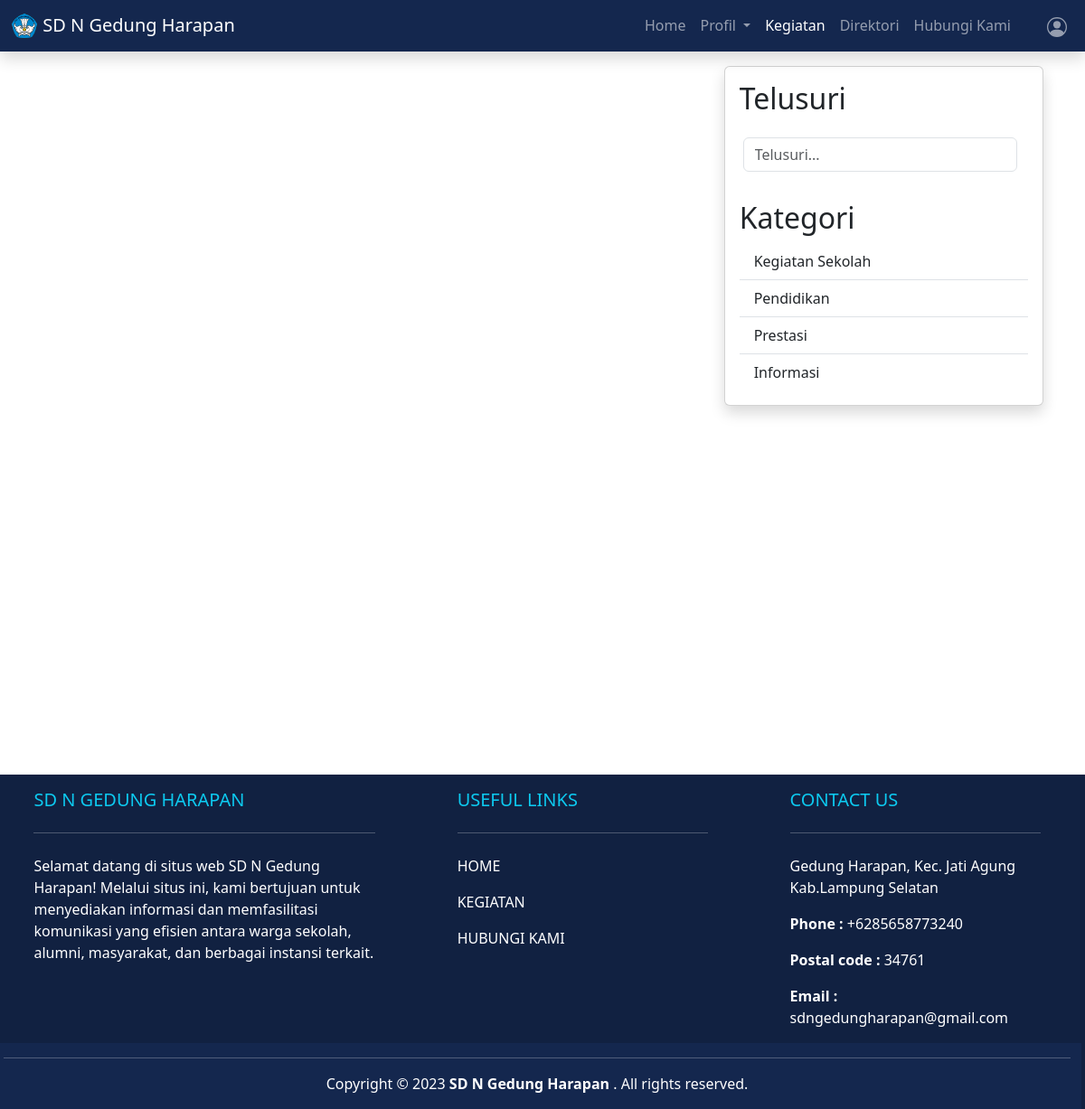
Page /filter_kgt.php?kategori=Kegiatan on the earlier database version.
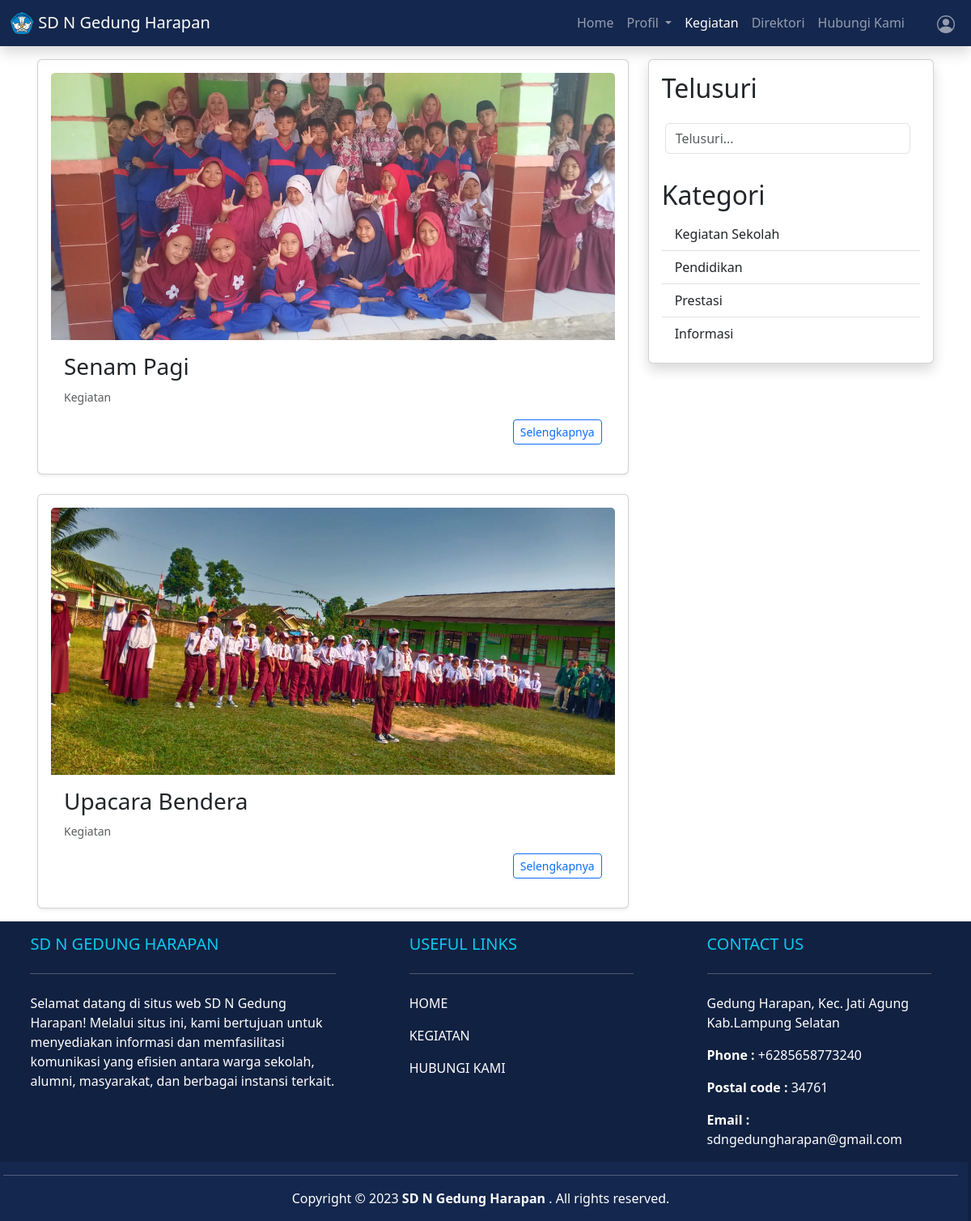
Same page on the later database version.
### tables this page shows
CREATE TABLE `kegiatan` (
  `id` int(11) NOT NULL,
  `judul` varchar(100) NOT NULL,
  `deskripsi` varchar(1000) NOT NULL,
  `kategori` varchar(50) NOT NULL,
  `gambar` varchar(200) NOT NULL
);

### admin/functions.php (called while the page is built, shortened)
<?php
$db = mysqli_connect("localhost", "root", "", "dbSekolah");
function query($query)
{
    global $db;
    $result = mysqli_query($db, $query);
    $rows = [];
    while ($row = mysqli_fetch_assoc($result)) {
        $rows[] = $row;
    }
    return $rows;
}

### filter_kgt.php (the view, shortened to what this page needs)
<?php
require 'admin/functions.php';
if (isset($_GET['kategori']) && !empty($_GET['kategori'])) {
    $selected_kategori = $_GET['kategori'];
    $kegiatan = query("SELECT * FROM kegiatan WHERE kategori = '$selected_kategori'ORDER BY id DESC");
} else {
    header("Location: kegiatan.php");
    exit();
}
?>
<!DOCTYPE html>
<html lang="en">
<head>
    <link href="https://cdn.jsdelivr.net/npm/bootstrap@5.3.2/dist/css/bootstrap.min.css" rel="stylesheet">
</head>
<body>
    <nav class="navbar sticky-top navbar-expand-lg navbar-dark shadow">
        <div class="container-fluid">
            <a class="navbar-brand" href="#">
                <img src="assets/image/logo.png" alt="LOGO" height="30" class="d-inline-block align-text-top">
                SD N Gedung Harapan
            </a>
            <div class="collapse navbar-collapse" id="navbarNavDropdown">
                <ul class="navbar-nav ms-auto">
                    <li class="nav-item">
                        <a class="nav-link " aria-current="page" href="index.php">Home</a>
                    </li>
                    <li class="nav-item dropdown">
                        <a class="nav-link dropdown-toggle" href="#" id="navbarDropdownMenuLink" role="button" data-bs-toggle="dropdown" aria-expanded="false">
                            Profil
                        </a>
                    </li>
                    <li class="nav-item">
                        <a class="nav-link active text-bold" href="kegiatan.php">Kegiatan</a>
                    </li>
                    <li class="nav-item">
                        <a class="nav-link" href="direktori.php">Direktori</a>
                    </li>
                    <li class="nav-item">
                        <a class="nav-link" href="hubungi.php">Hubungi Kami</a>
                    </li>
                    <li class="nav-item ms-4">
                        <a class="nav-link" href="admin/login.php">
                        </a>
                    </li>
                </ul>
            </div>
        </div>
    </nav>
    <section>
        <div class="container p-3 min-vh-100">
            <div class="row">
                <div class="col-md-8">
                    <div class="row row-cols-1 g-4">
                        <?php foreach ($kegiatan as $index => $row) : ?>
                            <div class="col">
                                <div class="card shadow-sm p-3">
                                    <img src="brt_kgt/image/<?= $row["gambar"]; ?>" class="card-img-top" alt="Kegiatan">
                                    <div class="card-body">
                                        <h3 class="card-title"><?= $row["judul"]; ?></h3>
                                        <p class="card-text"><small class="text-body-secondary"><?= $row["kategori"]  ?></small></p>
                                        <div class="d-grid gap-2 d-md-block mb-1 text-end">
                                            <button class="btn btn-outline-primary btn-sm" type="button" data-bs-toggle="collapse" data-bs-target="#collapse<?= $index; ?>" aria-expanded="false" aria-controls="collapse<?= $index; ?>">
                                                Selengkapnya
                                            </button>
                                        </div>
                                    </div>
                                </div>
                            </div>
                        <?php endforeach; ?>
                    </div>
                </div>
                <div class="col-md-4 ">
                    <div class="card sidebar-card shadow">
                        <div class="card-body">
                            <h2>Telusuri</h2>
                            <form action="" method="post" class="row mb-3 p-3" role="search" ">
                                <input class=" col form-control me-2 " type=" search" name="keyword" placeholder="Telusuri..." aria-label="Search" autocomplete="off">
                            </form>
                            <h2>Kategori</h2>
                            <ul class="list-group list-group-flush ">
                                <li class="list-group-item"><a class="text-decoration-none text-dark" href="filter_kgt.php?kategori=Kegiatan">Kegiatan Sekolah</a></li>
                                <li class="list-group-item"><a class="text-decoration-none text-dark" href="filter_kgt.php?kategori=Pendidikan">Pendidikan</a></li>
                                <li class="list-group-item"><a class="text-decoration-none text-dark" href="filter_kgt.php?kategori=Prestasi">Prestasi</a></li>
                                <li class="list-group-item"><a class="text-decoration-none text-dark" href="filter_kgt.php?kategori=Informasi">Informasi</a></li>
                            </ul>
                        </div>
                    </div>
                </div>
            </div>
        </div>
    </section>
    <footer class="text-white pe-3 ps-1" style="background-color:rgba(17, 33, 65) ;">
        <div class="containeR  text-md-left">
            <div class="row  text-md-left">
                <div class="col-md-4 col-lg-4 col-xl-4 mx-auto mt-3">
                    <h5 class="text-uppercase mb-4 font-weight-bold text-info">SD N GEDUNG HARAPAN</h5>
                    <hr class="mb-4">
                    <p>Selamat datang di situs web SD N Gedung Harapan! Melalui situs ini, kami bertujuan untuk menyediakan informasi dan memfasilitasi komunikasi yang efisien antara warga sekolah, alumni, masyarakat, dan berbagai instansi terkait.
                </div>
                <div class="col-md-3 col-lg-3 col-xl-3 mx-auto mt-3">
                    <h5 class="text-uppercase mb-4 font-weight-bold text-info">USEFUL LINKS</h5>
                    <hr class="mb-4">
                    <p>
                        <a href="index.php" class="text-white" style="text-decoration: none;">HOME</a>
                    </p>
                    <p>
                        <a href="kegiatan.php" class="text-white" style="text-decoration: none;">KEGIATAN</a>
                    </p>
                    <p>
                        <a href="hubungi.php" class="text-white" style="text-decoration: none;">HUBUNGI KAMI</a>
                    </p>
                </div>
                <div class="col-md-3 col-lg-3 col-xl-3 mx-auto mt-3">
                    <h5 class="text-uppercase mb-4 font-weight-bold text-info">CONTACT US</h5>
                    <hr class="mb-4">
                    <p>
                        Gedung Harapan, Kec. Jati Agung
                        Kab.Lampung Selatan
                    </p>
                    <p><strong>Phone : </strong>+6285658773240</p>
                    <p><strong>Postal code : </strong>34761</p>
                    <p><strong>Email : </strong>sdngedungharapan@gmail.com</p>
                </div>
                <div class="text-center " style="background-color: #14274E;">
                    <hr class="mb-3">
                    <div class="row d-flex justify-content-center">
                        <div>
                            <p>
                                Copyright &copy; 2023 <b>SD N Gedung Harapan</b> . All rights reserved.
                            </p>
                        </div>
                    </div>
                </div>
            </div>
        </div>
    </footer>
</body>
</html>

### filter_kgt.php (style rules this page uses)
body { box-sizing: border-box; }
.navbar { background-color: #14274E !important; }

Differences in the rows shown:
now on this page (row edited): kegiatan: gambar (picture), judul "Senam Pagi", kategori "Kegiatan"
now on this page (row edited): kegiatan: gambar (picture), judul "Upacara Bendera", kategori "Kegiatan"
